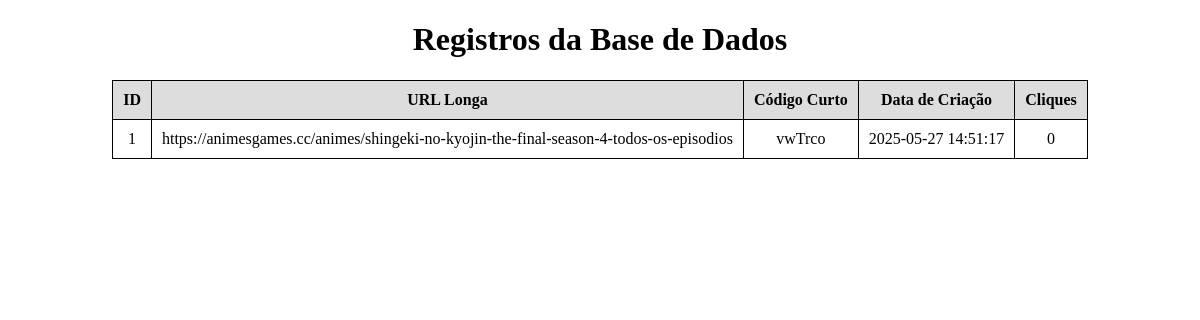
The page /database on the database as committed earlier.
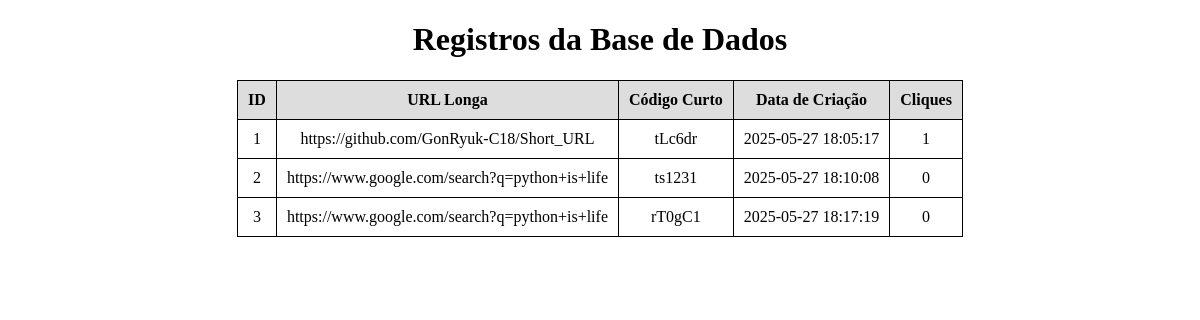
The same page on the database as committed later.
### tables this page shows
CREATE TABLE urls (
    id INTEGER PRIMARY KEY AUTOINCREMENT,
    long_url TEXT NOT NULL,
    short_url TEXT NOT NULL UNIQUE,
    created_at TIMESTAMP DEFAULT CURRENT_TIMESTAMP,
    hits INTEGER DEFAULT 0);

### short_url.py (the view)
@app.route('/database')
def visualizar_database():
    registros = get_all_urls()
    return render_template('dataview.html', registros=registros)

### database/database.py (called while the page is built)
def get_all_urls():
    conn = sqlite3.connect(db_file)
    cursor = conn.cursor()
    cursor.execute('SELECT * FROM urls')
    registros = cursor.fetchall()
    conn.close()
    return registros

### templates/dataview.html (shortened to what this page needs)
<!DOCTYPE html>
<html lang="pt">
<head>
</head>
<body>
    <h1 style="text-align: center;">Registros da Base de Dados</h1>
    <table>
        <thead>
            <tr>
                <th>ID</th>
                <th>URL Longa</th>
                <th>Código Curto</th>
                <th>Data de Criação</th>
                <th>Cliques</th>
            </tr>
        </thead>
        <tbody>
            {% for registro in registros %}
            <tr>
                <td>{{ registro[0] }}</td>
                <td>{{ registro[1] }}</td>
                <td>{{ registro[2] }}</td>
                <td>{{ registro[3] }}</td>
                <td>{{ registro[4] }}</td>
            </tr>
            {% endfor %}
        </tbody>
    </table>
</body>
</html>

### templates/dataview.html (style rules this page uses)
table { max-width: 100%; border-collapse: collapse; margin: 20px auto; }
th, td { border: 1px solid black; padding: 10px; text-align: center; }
th { background-color: #ddd; }

Rows that differ between the two databases and show on the page:
changed urls id 1: long_url "https://animesgames.cc/animes/shingeki-no-kyojin-the-final-season-4-todos-os-episodios" → "https://github.com/GonRyuk-C18/Short_URL"; short_url "vwTrco" → "tLc6dr"; created_at "2025-05-27 14:51:17" → "2025-05-27 18:05:17"; hits "0" → "1"
added urls: id "2", long_url "https://www.google.com/search?q=python+is+life", short_url "ts1231", created_at "2025-05-27 18:10:08", hits "0"
added urls: id "3", long_url "https://www.google.com/search?q=python+is+life", short_url "rT0gC1", created_at "2025-05-27 18:17:19", hits "0"
